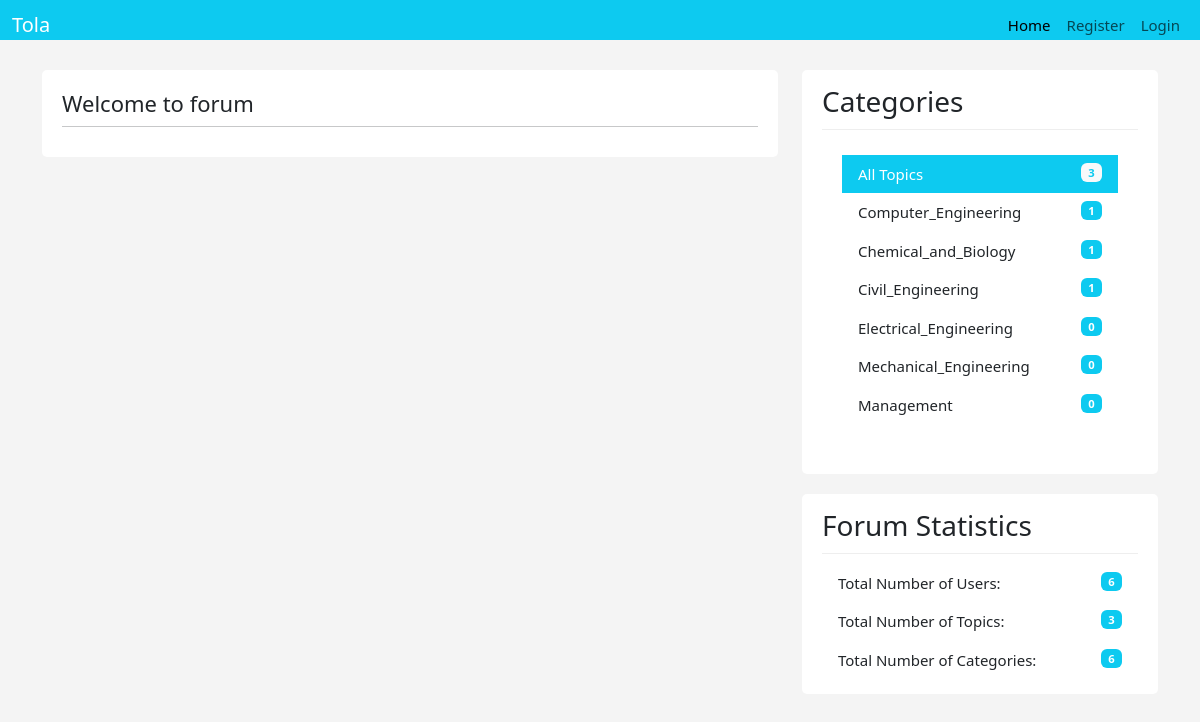
The page / on the database its author committed.
### tables this page shows
CREATE TABLE `categories` (
  `id` int(5) NOT NULL,
  `name` varchar(200) NOT NULL,
  `created_at` timestamp NOT NULL DEFAULT CURRENT_TIMESTAMP
);

### index.php (the view, shortened to what this page needs)
<?php require "includes/header.php"; ?>
<?php require "config/config.php"; ?>
    <div class="container">
    <div class="row">
    <div class="col-md-8">
        <div class="main-col">
            <div class="block">
                <h1 class="pull-left">Welcome to forum</h1>
                <hr>
            </div>
        </div>
    </div>
<?php require "includes/footer.php"; ?>

### includes/footer.php (shortened to what this page needs)
<?php
$topics = $conn->query("SELECT COUNT(*) AS all_topics FROM `topics`");
$topics->execute();
$allTopics = $topics->fetch(PDO::FETCH_OBJ);
$categories = $conn->query("SELECT categories.id AS id, categories.name AS name,
    COUNT(topics.category) AS count_category
    FROM categories
    LEFT JOIN topics ON categories.name = topics.category
    GROUP BY categories.id, categories.name
    LIMIT 0, 25;");
$categories->execute();
$allCategories = $categories->fetchAll(PDO::FETCH_OBJ);
$users = $conn->query("SELECT COUNT(*) AS count_users FROM `users`");
$users->execute();
$allUsers = $users->fetch(PDO::FETCH_OBJ);
$topics = $conn->query("SELECT COUNT(*) AS count_topics FROM `topics`");
$topics->execute();
$countTopics = $topics->fetch(PDO::FETCH_OBJ);
$categories_count = $conn->query("SELECT COUNT(*) AS categories_count FROM `categories`");
$categories_count->execute();
$allCategories_count = $categories_count->fetch(PDO::FETCH_OBJ);
?>
<div class="col-md-4">
    <div class="sidebar">
        <div class="block">
            <h3>Categories</h3>
            <div class="list-group block ">
                <a href="#" class="list-group-item active bg-info">All Topics <span class="badge pull-right bg-light float-end text-info"><?php echo $allTopics->all_topics; ?></span></a>
                <?php foreach ($allCategories as $category) : ?>
                    <a href="<?php echo APPURL; ?>/categories/show.php?name=<?php echo $category->name; ?>" class="list-group-item"><?php echo $category->name ?><span class="color badge pull-right bg-info float-end"><?php echo $category->count_category ?></span></a>
                <?php endforeach; ?>
            </div>
        </div>
        <div class="block" style="margin-top: 20px;">
            <h3 class="margin-top: 40px">Forum Statistics</h3>
            <div class="list-group">
                <a href="#" class="list-group-item">Total Number of Users:<span class="color badge pull-right bg-info float-end"><?php echo  $allUsers->count_users; ?></span></a>
                <a href="#" class="list-group-item">Total Number of Topics:<span class="color badge pull-right bg-info float-end"><?php echo  $countTopics->count_topics; ?></span></a>
                <a href="#" class="list-group-item">Total Number of Categories: <span class="color badge pull-right bg-info float-end"><?php echo  $allCategories_count->categories_count; ?></span></a>
            </div>
        </div>
    </div>
</div>
</div>
</div>
</body>
</html>

### css/custom.css (style rules this page uses)
body { padding-top: 0px; background:#f4f4f4; font-size:15px; }
a { color:#5c5b69; }
hr { margin:10px 0 15px 0; }
h3 { margin-bottom:5px; }
.block { background:#fff; border-radius:5px; padding: 15px 20px; margin-bottom:20px; }
.main-col { overflow:auto; }
.main-col h1 { font-size:22px; margin:5px 0 0 0; padding:0; }
.sidebar .block h3 { margin:0 0 10px 0; padding-bottom:10px; border-bottom:#eee solid 1px; }
a.list-group-item.active, a.list-group-item.active:hover, a.list-group-item.active:focus { background:rgb(117, 50, 249); border-radius:0; }
.list-group-item { border:0 }
.color { background-color: rgb(117, 50, 249); color: white; }

### includes/header.php (style rules this page uses)
body { padding-top: 0px; }

### rows shown on the page
categories: name "Computer_Engineering", count_category "1"
categories: name "Chemical_and_Biology", count_category "1"
categories: name "Civil_Engineering", count_category "1"
categories: name "Electrical_Engineering", count_category "0"
categories: name "Mechanical_Engineering", count_category "0"
categories: name "Management", count_category "0"

### other values the page prints
$allTopics->all_topics "3"
$allUsers->count_users "6"
$countTopics->count_topics "3"
$allCategories_count->categories_count "6"
